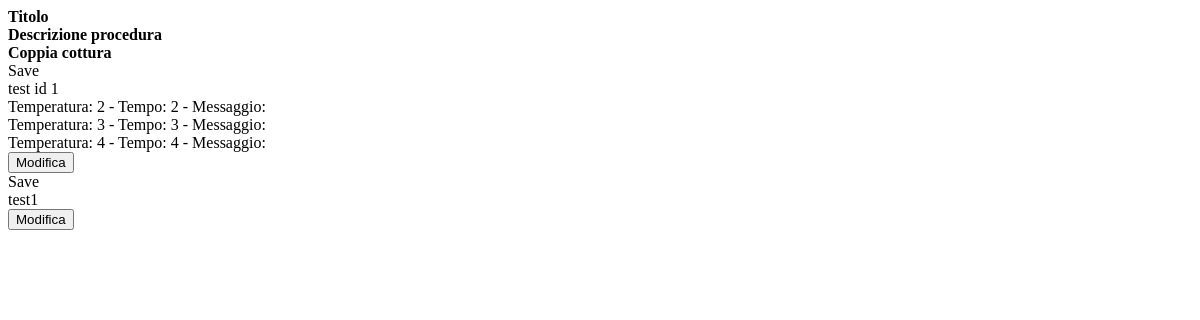
The app's page /ricetta/lista/, older data.
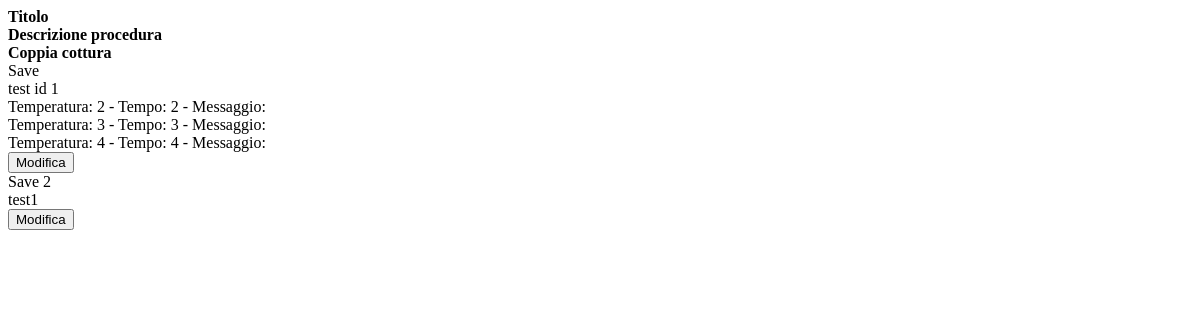
The same page, newer data.
### ricette/models.py (models this page shows)
class Ricetta(models.Model):
	id = models.AutoField(primary_key=True)
	user_id = models.IntegerField(max_length=12)
	titolo = models.CharField(max_length=256)
	descrizione = models.TextField()
	coppia_cottura = models.ManyToManyField(CoppiaCottura, null=True, blank=True)
	created = models.DateTimeField(auto_now_add=True)
	last_modified = models.DateTimeField(auto_now=True)

### ricette/views.py (the view)
# urls.py: url(r'^ricetta/lista/$', 'ricette.views.render_lista_ricette', name='render_lista_ricette'),
def render_lista_ricette(request):
	items = Ricetta.objects.all()
	return render_to_response('ricetta_lista.html', {'settings': settings, 'items':items}, context_instance=RequestContext(request))

### ricette/templates/ricetta_lista.html (shortened to what this page needs)
	<div class="row">
		<div class="col-sm-2"><b>Titolo</b></div>
		<div class="col-sm-6"><b>Descrizione procedura</b></div>
		<div class="col-sm-4"><b>Coppia cottura</b></div>
	</div>
{% for ricetta in items %}
	<div class="row">
		<div class="col-sm-2">{{ricetta.titolo}}</div>
		<div class="col-sm-4">{{ricetta.descrizione}}</div>
		<div class="col-sm-4">
			{% for coppia in ricetta.coppia_cottura.all %}
				<div>
					Temperatura: {{coppia.temperatura}} -  Tempo: {{coppia.tempo}} -
					Messaggio: {{coppia.messaggio}}
				</div>
			{% endfor %}
		</div>
		<div class="col-sm-2">
			<button class="btn btn-sm mod_ricetta" ricetta_id="{{ricetta.id}}">Modifica</button>
		</div>
	</div>
{% endfor %}

Row changes from the older to the newer data that the page shows:
changed Ricetta "test1": titolo "Save" → "Save 2"
